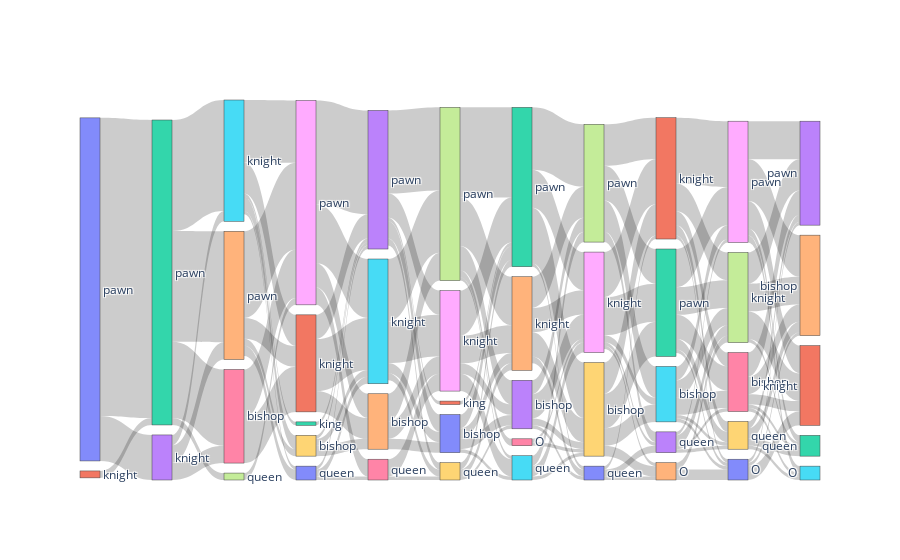

This figure's notebook cell:
### Code cell
import plotly.graph_objects as go

# graph = read_chess_games(chosen_sequences=[1, 2, 5, 10], max_layers=10)
# print(graph)

nodelabelarray = []
nodexposarray = []
nodeyposarray = []

nodelist = list(graph.nodes(data=True))
nodelist.sort(key=lambda x: x[1]['layer'])
# print(nodelist)

for n in nodelist:
    nodelabelarray.append(n[1]['type'])
    nodexposarray.append(n[1]['layer'])

    if n[1]['type'] == "pawn":
        nodeyposarray.append(0)
    else:
        nodeyposarray.append(1)

# print(nodelabelarray)
# print(nodexposarray)

edgesources = []
edgetargets = []
edgeweigths = []
nodelisttmp = [n[0] for n in nodelist]

edgelist = list(graph.edges(data=True))
edgelist.sort(key=lambda x: nodelisttmp.index(x[0]))
# print(edgelist)
# print("nodelisttmp", nodelisttmp)

for e in graph.edges():
    if graph.nodes[e[0]]['layer'] < graph.nodes[e[1]]['layer']:
        edgesources.append(nodelisttmp.index(e[0]))
        edgetargets.append(nodelisttmp.index(e[1]))
    else:
        edgesources.append(nodelisttmp.index(e[1]))
        edgetargets.append(nodelisttmp.index(e[0]))
    edgeweigths.append(graph.edges[e]['weight'])

# print("sources", edgesources)
# print("targets", edgetargets)
# print("weigths", edgeweigths)

fig = go.Figure(go.Sankey(
    arrangement = "snap",
    node = {
        "label": nodelabelarray,
        "x": nodexposarray,
        # "y": nodeyposarray,
        'pad': 10},  # 10 Pixels
    link = {
        "source": edgesources,
        "target": edgetargets,
        "value": edgeweigths
    }))

fig.show()

### Figure 1 — Plotly figure (JSON) as saved in the notebook; plotly's stock layout.template omitted (floating-point values rounded to 4 significant figures; data arrays with more than 128 entries replaced by an {"elided": "..."} marker saying what was removed)
{"data": [{"arrangement": "snap", "link": {"source": {"elided": "142 int values"}, "target": {"elided": "142 int values"}, "value": {"elided": "142 int values"}}, "node": {"label": ["pawn", "knight", "pawn", "knight", "pawn", "knight", "bishop", "queen", "pawn", "bishop", "queen", "knight", "king", "pawn", "bishop", "knight", "queen", "pawn", "knight", "queen", "bishop", "king", "pawn", "bishop", "knight", "queen", "O", "pawn", "knight", "bishop", "queen", "knight", "pawn", "queen", "O", "bishop", "bishop", "knight", "pawn", "queen", "O", "knight", "queen", "pawn", "bishop", "O"], "pad": 10, "x": [0, 0, 1, 1, 2, 2, 2, 2, 3, 3, 3, 3, 3, 4, 4, 4, 4, 5, 5, 5, 5, 5, 6, 6, 6, 6, 6, 7, 7, 7, 7, 8, 8, 8, 8, 8, 9, 9, 9, 9, 9, 10, 10, 10, 10, 10]}, "type": "sankey"}], "layout": {}}
